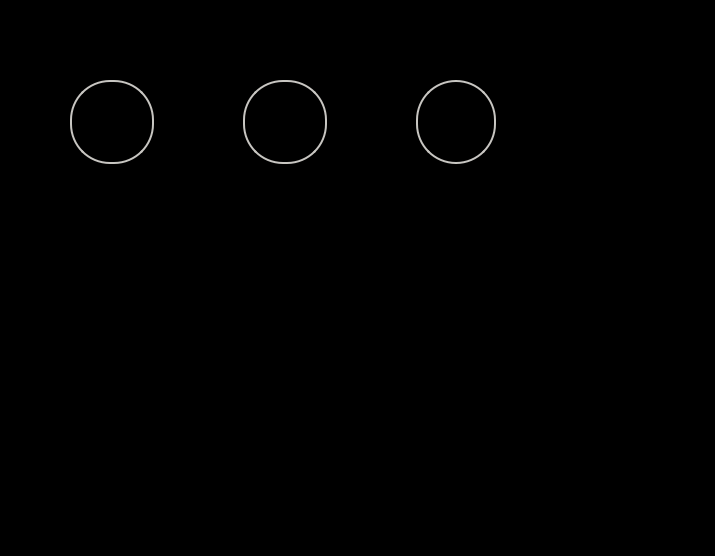
<?xml version="1.0" encoding="UTF-8"?>
<ui version="4.0">
 <class>Dialog</class>
 <widget class="QDialog" name="Dialog">
  <property name="geometry">
   <rect>
    <x>0</x>
    <y>0</y>
    <width>715</width>
    <height>556</height>
   </rect>
  </property>
  <property name="windowTitle">
   <string>Dialog</string>
  </property>
  <property name="styleSheet">
   <string notr="true">background-color:rgb(0, 0, 0)</string>
  </property>
  <widget class="QWidget" name="gridLayoutWidget">
   <property name="geometry">
    <rect>
     <x>70</x>
     <y>80</y>
     <width>426</width>
     <height>426</height>
    </rect>
   </property>
   <layout class="QGridLayout" name="gridLayout">
    <item row="0" column="0">
     <widget class="QPushButton" name="led_1">
      <property name="styleSheet">
       <string notr="true">border: 2px solid #8f8f91;

background-color: qlineargradient(x1: 0, y1: 0, x2: 0, y2: 1,
                            stop: 0 #f6f7fa, stop: 1 #dadbde);

background-color:;
width:80px;
height:80px;

border: 2px solid rgb(200, 198, 194);
border-radius: 40px;
text-align: center;</string>
      </property>
      <property name="text">
       <string/>
      </property>
     </widget>
    </item>
    <item row="2" column="0">
     <widget class="QPushButton" name="led_4">
      <property name="styleSheet">
       <string notr="true">border: 2px solid #8f8f91;
background-color: qlineargradient(x1: 0, y1: 0, x2: 0, y2: 1,
                            stop: 0 #f6f7fa, stop: 1 #dadbde);
width:80px;
height:80px;

border: 0px solid #e4007e;
border-radius: 40px;
text-align: center;
</string>
      </property>
      <property name="text">
       <string/>
      </property>
     </widget>
    </item>
    <item row="2" column="2">
     <widget class="QPushButton" name="led_5">
      <property name="styleSheet">
       <string notr="true">border: 2px solid #8f8f91;
background-color: qlineargradient(x1: 0, y1: 0, x2: 0, y2: 1,
                            stop: 0 #f6f7fa, stop: 1 #dadbde);
width:80px;
height:80px;

border: 0px solid #e4007e;
border-radius: 40px;
text-align: center;
</string>
      </property>
      <property name="text">
       <string/>
      </property>
     </widget>
    </item>
    <item row="4" column="0">
     <widget class="QPushButton" name="led_7">
      <property name="styleSheet">
       <string notr="true">border: 2px solid #8f8f91;
background-color: qlineargradient(x1: 0, y1: 0, x2: 0, y2: 1,
                            stop: 0 #f6f7fa, stop: 1 #dadbde);
width:80px;
height:80px;

border: 0px solid #e4007e;
border-radius: 40px;
text-align: center;
</string>
      </property>
      <property name="text">
       <string/>
      </property>
     </widget>
    </item>
    <item row="0" column="2">
     <widget class="QPushButton" name="led_2">
      <property name="styleSheet">
       <string notr="true">border: 2px solid #8f8f91;

background-color: qlineargradient(x1: 0, y1: 0, x2: 0, y2: 1,
                            stop: 0 #f6f7fa, stop: 1 #dadbde);

background-color:;
width:80px;
height:80px;

border: 2px solid rgb(200, 198, 194);
border-radius: 40px;
text-align: center;</string>
      </property>
      <property name="text">
       <string/>
      </property>
     </widget>
    </item>
    <item row="4" column="4">
     <widget class="QPushButton" name="led_9">
      <property name="styleSheet">
       <string notr="true">border: 2px solid #8f8f91;
background-color: qlineargradient(x1: 0, y1: 0, x2: 0, y2: 1,
                            stop: 0 #f6f7fa, stop: 1 #dadbde);
width:80px;
height:80px;

border: 0px solid #e4007e;
border-radius: 40px;
text-align: center;
</string>
      </property>
      <property name="text">
       <string/>
      </property>
     </widget>
    </item>
    <item row="0" column="1">
     <spacer name="horizontalSpacer">
      <property name="orientation">
       <enum>Qt::Horizontal</enum>
      </property>
      <property name="sizeHint" stdset="0">
       <size>
        <width>40</width>
        <height>20</height>
       </size>
      </property>
     </spacer>
    </item>
    <item row="1" column="0">
     <spacer name="verticalSpacer">
      <property name="orientation">
       <enum>Qt::Vertical</enum>
      </property>
      <property name="sizeHint" stdset="0">
       <size>
        <width>20</width>
        <height>40</height>
       </size>
      </property>
     </spacer>
    </item>
    <item row="2" column="4">
     <widget class="QPushButton" name="led_6">
      <property name="styleSheet">
       <string notr="true">border: 2px solid #8f8f91;
background-color: qlineargradient(x1: 0, y1: 0, x2: 0, y2: 1,
                            stop: 0 #f6f7fa, stop: 1 #dadbde);
width:80px;
height:80px;

border: 0px solid #e4007e;
border-radius: 40px;
text-align: center;
</string>
      </property>
      <property name="text">
       <string/>
      </property>
     </widget>
    </item>
    <item row="0" column="3">
     <spacer name="horizontalSpacer_2">
      <property name="orientation">
       <enum>Qt::Horizontal</enum>
      </property>
      <property name="sizeHint" stdset="0">
       <size>
        <width>40</width>
        <height>20</height>
       </size>
      </property>
     </spacer>
    </item>
    <item row="4" column="2">
     <widget class="QPushButton" name="led_8">
      <property name="styleSheet">
       <string notr="true">border: 2px solid #8f8f91;
background-color: qlineargradient(x1: 0, y1: 0, x2: 0, y2: 1,
                            stop: 0 #f6f7fa, stop: 1 #dadbde);
width:80px;
height:80px;

border: 0px solid #e4007e;
border-radius: 40px;
text-align: center;
</string>
      </property>
      <property name="text">
       <string/>
      </property>
     </widget>
    </item>
    <item row="3" column="0">
     <spacer name="verticalSpacer_2">
      <property name="orientation">
       <enum>Qt::Vertical</enum>
      </property>
      <property name="sizeHint" stdset="0">
       <size>
        <width>20</width>
        <height>40</height>
       </size>
      </property>
     </spacer>
    </item>
    <item row="0" column="4">
     <widget class="QLabel" name="led_3">
      <property name="styleSheet">
       <string notr="true">border: 2px solid #8f8f91;

background-color: qlineargradient(x1: 0, y1: 0, x2: 0, y2: 1,
                            stop: 0 #f6f7fa, stop: 1 #dadbde);

background-color:;
width:80px;
height:80px;

border: 2px solid rgb(200, 198, 194);
border-radius: 40px;
text-align: center;</string>
      </property>
      <property name="text">
       <string/>
      </property>
     </widget>
    </item>
   </layout>
  </widget>
 </widget>
 <resources/>
 <connections/>
</ui>
